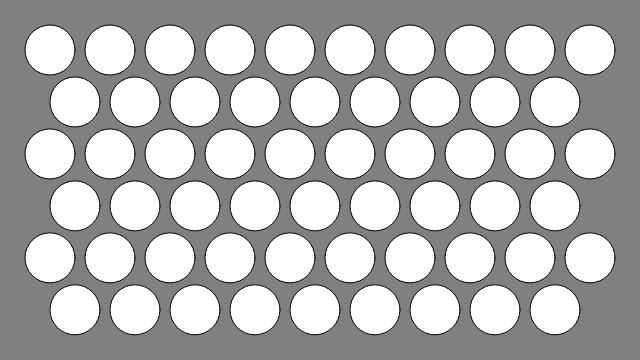
Frame 1 (no input)
Frame 2 (the mouse pressed at the canvas centre, redrawn once): identical to frame 1, image omitted

The p5.js sketch that drew this single still picture (run headless with seeded random() and noise() and a simulated clock; the mouse was pressed at the canvas centre and the sketch redrawn once):

// p5.js sketch
// ── sketch.js
// Diana Connolly
// Section A, Tuesdays at 9AM
// dconnoll@andrew.cmu.edu
// Assignment-05-B

function setup() {
    createCanvas(640, 360);
    background(128);
    var tw = 60;
    var th = 60 * (sqrt(3)/2); //the height of an equilateral triangle with 1-unit sides
    var oy = 50;
    var ox = 50;
    //Nested loops to draw the circles
    for (var y = 0; y < 6; y++) {
        for (var x = 0; x < 10; x++) {
            if (y%2==1) { //for when y is odd, a.k.a. the 2nd, 4th, and 6th rows
                if(x<9) { //gets rid of the 10th circles in the shorter rows
                    drawCircles(1.5*ox,oy, x,y,th,tw); //the multiplier shifts the shorter rows over by an extra offset
                }
            } else {
                drawCircles(ox,oy,x,y,th,tw); //otherwise, the circles are drawn normally
            }
        }
    }
    noLoop();
}

function draw() {
    // draw is not called due to noLoop() in setup()
}

function drawCircles(ox,oy,x,y,th,tw) {
    var py = oy + y * th;
    var px = ox + x * tw;
    ellipse(px, py, 50, 50); //ellipse info as given to us on the assignment
}
